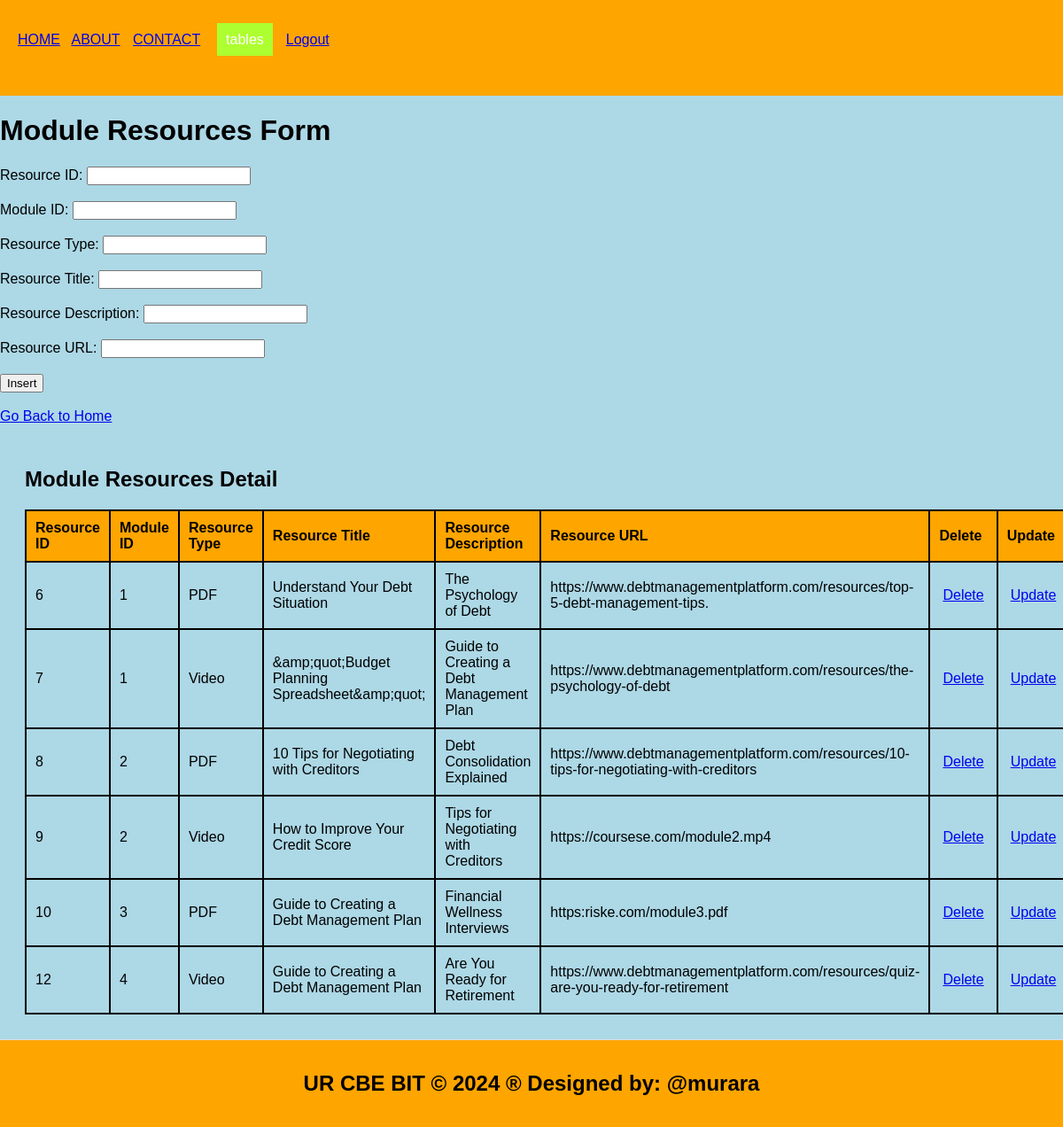
/moduleresources.php, run on the app's committed database.
### tables this page shows
CREATE TABLE `moduleresources` (
  `resource_id` int(11) NOT NULL,
  `module_id` int(11) NOT NULL,
  `resource_type` enum('PDF','Video','Link','Text') NOT NULL,
  `resource_title` varchar(255) NOT NULL,
  `resource_description` text DEFAULT NULL,
  `resource_url` varchar(255) NOT NULL
);

### moduleresources.php (the view, shortened to what this page needs)
<!DOCTYPE html>
<html lang="en">
<head>
  <link rel="stylesheet" type="text/css" href="style.css">
</head>
<body style="background-color: lightblue;">
  <header>
    <ul style="list-style-type: none; padding: 0;">
      <li style="display: inline; margin-right: 10px;">
        <ul style="list-style-type: none; padding: 0;">
          <li style="display: inline; margin-right: 8px;"><a href="./home.html">HOME</a></li>
          <li style="display: inline; margin-right: 10px;"><a href="./about.html">ABOUT</a></li>
          <li style="display: inline; margin-right: 10px;"><a href="./contact.html">CONTACT</a></li>
            <li class="dropdown" style="display: inline; margin-right: 5px;">
            <a href="#" style="padding: 10px; color: white; background-color: greenyellow; text-decoration: none; margin-right: 10px;">tables</a>
          </li>
              <a href="logout.php">Logout</a>
          </li>
        </ul>
  </header>
  <body style="background-color: yellowgreen;">
    <h1>Module Resources Form</h1>
    <form method="post" onsubmit="return confirmInsert();">
      <label for="resource_id">Resource ID:</label>
      <input type="number" id="resource_id" name="resource_id" required><br><br>
      <label for="module_id">Module ID:</label>
      <input type="number" id="module_id" name="module_id" required><br><br>
      <label for="resource_type">Resource Type:</label>
      <input type="text" id="resource_type" name="resource_type" required><br><br>
      <label for="resource_title">Resource Title:</label>
      <input type="text" id="resource_title" name="resource_title" required><br><br>
      <label for="resource_description">Resource Description:</label>
      <input type="text" id="resource_description" name="resource_description" required><br><br>
      <label for="resource_url">Resource URL:</label>
      <input type="text" id="resource_url" name="resource_url" required><br><br>
      <input type="submit" name="add" value="Insert"><br><br>
      <a href="./home.html">Go Back to Home</a>
    </form>
    <?php
    include('database_connection.php');
    ?>
    <section>
      <h2>Module Resources Detail</h2>
      <table>
        <tr>
          <th>Resource ID</th>
          <th>Module ID</th>
          <th>Resource Type</th>
          <th>Resource Title</th>
          <th>Resource Description</th>
          <th>Resource URL</th>
          <th>Delete</th>
          <th>Update</th>
        </tr>
        <?php
        $sql = "SELECT * FROM moduleresources";
        $result = $connection->query($sql);
        if ($result->num_rows > 0) {
            while ($row = $result->fetch_assoc()) {
                echo "<tr>
                        <td>{$row['resource_id']}</td>
                        <td>{$row['module_id']}</td>
                        <td>{$row['resource_type']}</td>
                        <td>{$row['resource_title']}</td>
                        <td>{$row['resource_description']}</td>
                        <td>{$row['resource_url']}</td>
                        <td><a style='padding:4px' href='delete_moduleresource.php?resource_id={$row['resource_id']}'>Delete</a></td>
                        <td><a style='padding:4px' href='update_moduleresource.php?resource_id={$row['resource_id']}'>Update</a></td>
                      </tr>";
            }
        } else {
            echo "<tr><td colspan='8'>No data found</td></tr>";
        }
        ?>
      </table>
    </section>
    <footer>
      <h2>UR CBE BIT &copy; 2024 &reg; Designed by: @murara</h2>
    </footer>
  </body>
</html>

### style.css (style rules this page uses)
body { font-family: Arial, sans-serif; margin: 0; padding: 0; }
.dropdown { position: relative; display: inline; margin-right: 10px; }
body { font-family: Arial,sans-serif; margin:0; padding:0; }
header { background-color:orange; padding: 20px; }
footer { text-align: center; padding: 15px; background-color:orange; }
.dropdown { position: right; display:right; direction:rtl; }
section { padding:28px; border-bottom: 1px solid #ddd; }

### moduleresources.php (style rules this page uses)
table { width: 75%; border-collapse: collapse; }
th, td { border: 2px solid black; padding: 10px; text-align: left; }
th { background-color: orange; }

### data on the page
moduleresources: resource_id "6", module "1", resource_type "PDF", resource_title "Understand Your Debt Situation", resource_description "The Psychology of Debt", resource_url "https://www.debtmanagementplatform.com/resources/top-5-debt-management-tips."
moduleresources: resource_id "7", module "1", resource_type "Video", resource_title "&amp;quot;Budget Planning Spreadsheet&amp;quot;", resource_description "Guide to Creating a Debt Management Plan", resource_url "https://www.debtmanagementplatform.com/resources/the-psychology-of-debt"
moduleresources: resource_id "8", module "2", resource_type "PDF", resource_title "10 Tips for Negotiating with Creditors", resource_description "Debt Consolidation Explained", resource_url "https://www.debtmanagementplatform.com/resources/10-tips-for-negotiating-with-creditors"
moduleresources: resource_id "9", module "2", resource_type "Video", resource_title "How to Improve Your Credit Score", resource_description "Tips for Negotiating with Creditors", resource_url "https://coursese.com/module2.mp4"
moduleresources: resource_id "10", module "3", resource_type "PDF", resource_title "Guide to Creating a Debt Management Plan", resource_description "Financial Wellness Interviews", resource_url "https:riske.com/module3.pdf"
moduleresources: resource_id "12", module "4", resource_type "Video", resource_title "Guide to Creating a Debt Management Plan", resource_description "Are You Ready for Retirement", resource_url "https://www.debtmanagementplatform.com/resources/quiz-are-you-ready-for-retirement"
